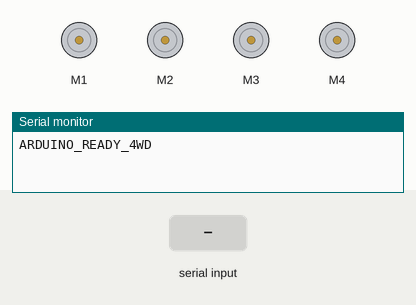
A sketch run on a simulated Arduino Uno, built with avr-gcc and run on an emulated ATmega328P. Parts: 4 × DC motor (green arrow = forward, orange = backward, longer = faster), the last lines printed to the serial monitor. The test bench sets the inputs (shaded band).

Above: at 1.3 s.
1.4 s: "F\n" received over Serial
At 2.1 s:
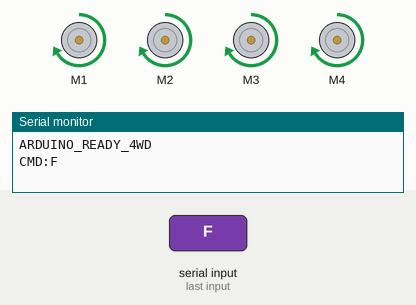
2.9 s: byte 66 ('B') received over Serial
At 3.4 s:
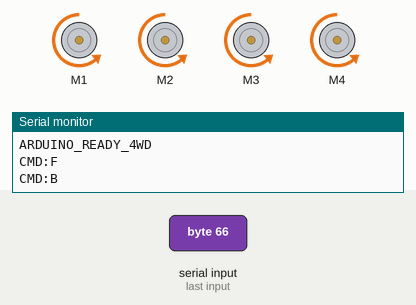
4.4 s: byte 76 ('L') received over Serial
At 5.6 s:
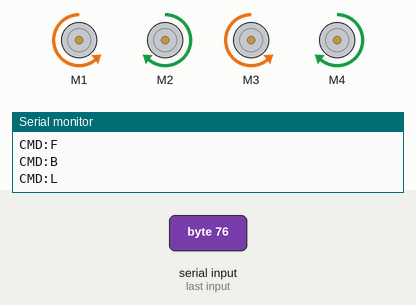
5.9 s: byte 82 ('R') received over Serial
At 6.7 s:
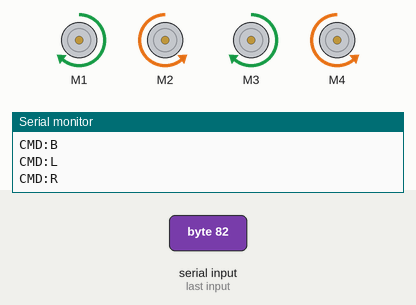
7.4 s: byte 83 ('S') received over Serial
At 7.9 s:
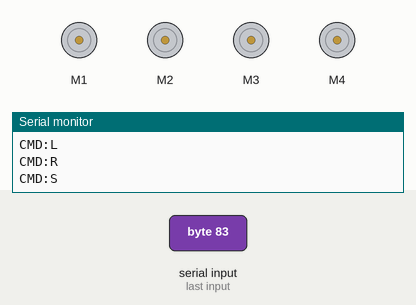
8.9 s: "B\n" received over Serial
At 9.2 s:
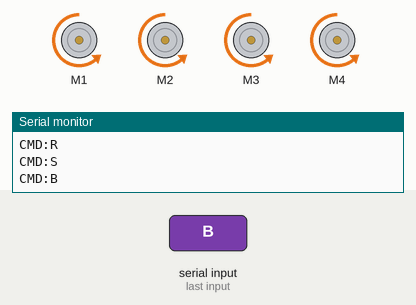
Timing chart, 0 to 11.4 s (numbered marks = the images above; inputs shaded):
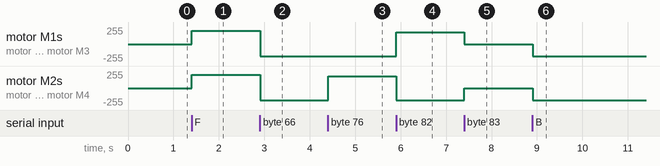

Measured:
- after the input at 1.4 s, motor M1–4: stopped → forward 200/255 at once
- after the input at 2.9 s, motor M1–4: forward 200/255 → backward 180/255 at once
- after the input at 4.4 s, motor M2, motor M4: backward 180/255 → forward 180/255 at once
- after the input at 5.9 s, motor M1, motor M3: backward 180/255 → forward 180/255 at once; motor M2, motor M4: forward 180/255 → backward 180/255 at once
- after the input at 7.4 s, motor M1, motor M3: forward 180/255 → stopped at once; motor M2, motor M4: backward 180/255 → stopped at once
- after the input at 8.9 s, motor M1–4: stopped → backward 180/255 at once

The sketch:

Arduino_voiceNgesture.ino
```cpp
#include <Arduino.h>
#include <AFMotor.h>

// Motor object initialization with port numbers (M1-M4)
AF_DCMotor frontLeftMotor(1);
AF_DCMotor frontRightMotor(2);
AF_DCMotor rearLeftMotor(3);
AF_DCMotor rearRightMotor(4);

const int SPEED_FORWARD = 200;
const int SPEED_BACKWARD = 180;
const int SPEED_TURN = 180;


void setAllMotors(uint8_t direction, int speed) {
  // Set direction for all motors
  frontLeftMotor.run(direction);
  frontRightMotor.run(direction);
  rearLeftMotor.run(direction);
  rearRightMotor.run(direction);

   // Set speed for all motors
  frontLeftMotor.setSpeed(speed);
  frontRightMotor.setSpeed(speed);
  rearLeftMotor.setSpeed(speed);
  rearRightMotor.setSpeed(speed);
}

void moveForward() {
  setAllMotors(FORWARD, SPEED_FORWARD);
}

void moveBackward() {
  setAllMotors(BACKWARD, SPEED_BACKWARD);
}

void turnLeft() {
   // Left side motors backward, right side motors forward for left turn
  frontLeftMotor.run(BACKWARD);
  frontRightMotor.run(FORWARD);
  rearLeftMotor.run(BACKWARD);
  rearRightMotor.run(FORWARD);

  frontLeftMotor.setSpeed(SPEED_TURN);
  frontRightMotor.setSpeed(SPEED_TURN);
  rearLeftMotor.setSpeed(SPEED_TURN);
  rearRightMotor.setSpeed(SPEED_TURN);
}

void turnRight() {
  // Left side motors forward, right side motors backward for right turn
  frontLeftMotor.run(FORWARD);
  frontRightMotor.run(BACKWARD);
  rearLeftMotor.run(FORWARD);
  rearRightMotor.run(BACKWARD);

  frontLeftMotor.setSpeed(SPEED_TURN);
  frontRightMotor.setSpeed(SPEED_TURN);
  rearLeftMotor.setSpeed(SPEED_TURN);
  rearRightMotor.setSpeed(SPEED_TURN);
}

void stopMotors() {
  frontLeftMotor.run(RELEASE);
  frontRightMotor.run(RELEASE);
  rearLeftMotor.run(RELEASE);
  rearRightMotor.run(RELEASE);
}


void setup() {
  Serial.begin(115200);
  delay(100); // Small delay for system stabilization

  // All motors are initially stopped
  stopMotors();

  Serial.println("ARDUINO_READY_4WD");
}


void loop() {
  // Read commands from Serial
  while (Serial.available() > 0) {
    char cmd = Serial.read(); // Read single character from serial buffer

   // Skip control characters (newline, carriage return, space)
    if (cmd == '\n' || cmd == '\r' || cmd == ' ') {
      continue;
    }

   // Process the command using switch-case
    switch (cmd) {
      case 'F':
        moveForward();
        Serial.println("CMD:F");
        break;

      case 'B':
        moveBackward();
        Serial.println("CMD:B");
        break;

      case 'L':
        turnLeft();
        Serial.println("CMD:L");
        break;

      case 'R':
        turnRight();
        Serial.println("CMD:R");
        break;

      case 'S':
        stopMotors();
        Serial.println("CMD:S");
        break;


      default:
       // Ignore any unrecognized commands
        break;
    }
  }

  // Small delay to prevent overwhelming the serial buffer
  delay(10);
}
```
